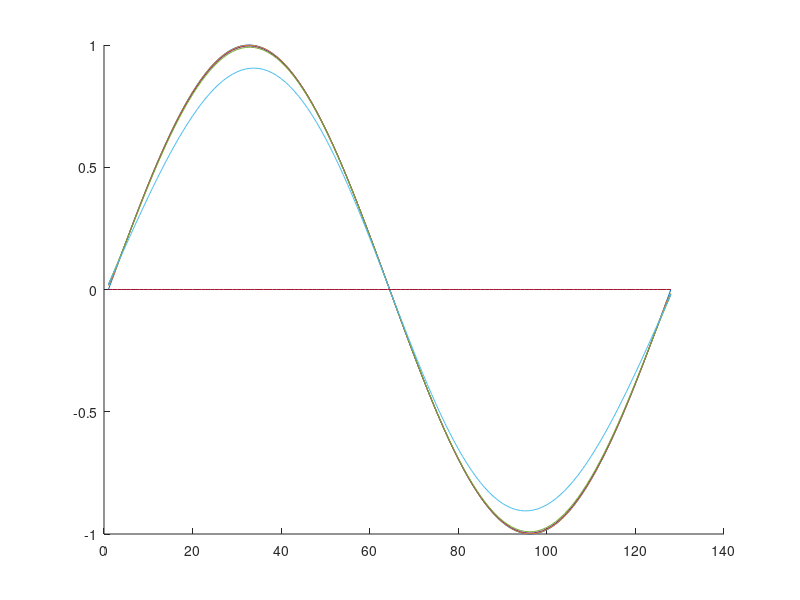
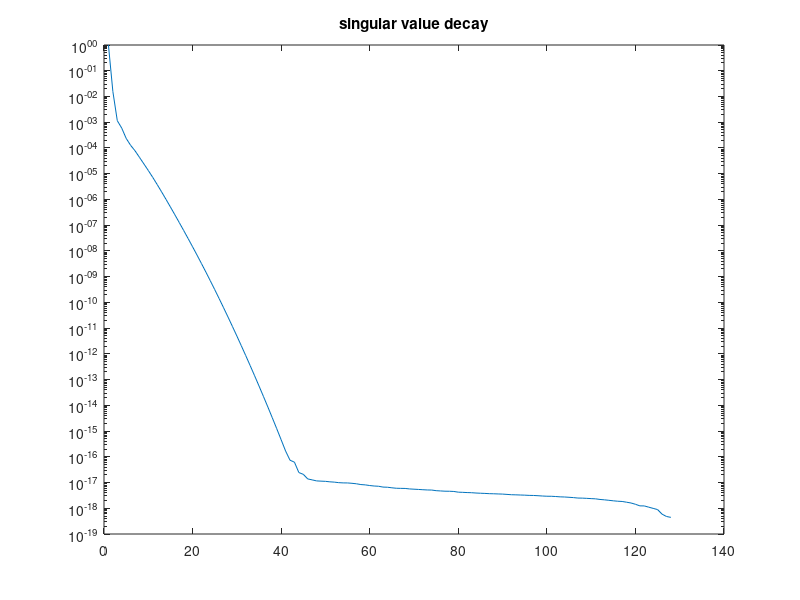
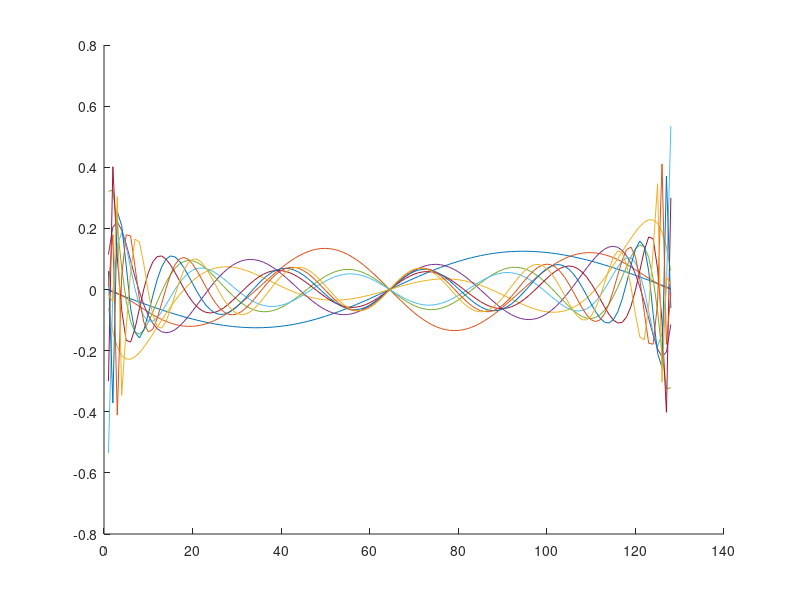

The MATLAB source for these figures, in order: (Note: this script raises an error after producing the figures.)
clear all;
close all;

rng(1); % for reproducibility

addpath('source/');

N = 128;

%% Burgers' model based on https://epubs.siam.org/doi/epdf/10.1137/19M1292448

Omega = [-1 1];
xs = linspace(Omega(1),Omega(2),N);
dx = (Omega(2)-Omega(1))/N;

dt = 1e-4;
t_end = 1;
nt = t_end/dt;

is = [1 2];
I = speye(N);

%% skew-symmetric convection operator for Burger's equation as described in
% https://www.sciencedirect.com/science/article/pii/S0021999124002523
index = @(x) mod(x-1,N)+1;
kron_ind = @(i,j) i+(j-1)*N;

C = zeros(N,N^2);
for i = 1:N
    C(i,kron_ind(index(i-1),index(i-1))) = 1; % u_{i-1}^2
    C(i,kron_ind(index(i+1),index(i+1))) = -1; % u_{i+1}^2
    C(i,kron_ind(index(i-1),i)) = 1; % u_i u_{i-1}
    C(i,kron_ind(index(i+1),i)) = -1; % u_i u_{i+1}
end

C = C/(3*dx);

F2 = @(x1,x2) C*kron(x1,x2);

%% negative semi-definite diffusion operator
D = -2*diag(ones(N,1)) + diag(ones(N-1,1),1) + diag(ones(N-1,1),-1);
D(N,1) = 1;
D(1,N) = 1;
D = D/dx^2;
mu = 1;

F1 = @(x) mu*D*x;

%% 
F1X = @(X) F1(X(:,1));         % same as F1 but with consistent notation
F2X = @(X) F2(X(:,1),X(:,2));  % enable storing variables in one matrix

Nu = 0; % input signal dimension


f = @(x,u) F1(x) + F2(x,x);


%% generate ROM basis construction data
X_b = zeros(N,nt+1);
U_b = zeros(Nu,nt+1); 
x0 = -sin(pi*xs)' ; % -> make intial condition satisfy periodic BC

t = 0;
x = x0;
u = U_b(:,1);

X_b(:,1) = x0;
% U_b(:,1) = u;

for i=1:nt
    x = x + dt*f(x,u);
    t = t + dt;
    u = U_b(:,i);

    X_b(:,i+1) = x;
    % U_b(:,i+1) = u;
end

%% state plots
figure; hold on
plot(X_b(:,1))
plot(X_b(:,2))
plot(X_b(:,3))
plot(X_b(:,5))
plot(X_b(:,10))
plot(X_b(:,100))
plot(X_b(:,end))

%% construct ROM basis via POD
[V,S,~] = svd(X_b,'econ');
n = 10;
Vn = V(:,1:n);

%% singular value decay
figure
semilogy(diag(S)/S(1,1))
title("singular value decay")

%% plot POD modes
figure; hold on
for i = 1:n
    plot(Vn(:,i))
end

%% construct intrusive operators
tA1 = precompute_rom_operator(F1X,Vn,1);

Jn2 = power2kron(n,2);
tA2 = precompute_rom_operator(F2X,Vn,2)*Jn2;


%% generate rank-sufficient snapshot data
tX0_pure = rank_suff_basis(n,is);
U0_pure = [];
XU = blkdiag(U0_pure,tX0_pure);
tX0 = XU(Nu+1:end,:);
U0 = XU(1:Nu,:);

nf = size(tX0,2);
tX1 = zeros(n,nf);

%% plot initial conditions

figure
hold on
for i = 1:nf
    plot(Vn*tX0(:,i))
end

%%

% compute time step estimate (3.10)
dt1 = dt_estimate(X_b,U_b,Vn(:,1),dt,is);

for i = 1:nf
    tX1(:,i) = Vn'*single_step(Vn*tX0(:,i),U0(:,i),dt1,f);
end

dot_tX = (tX1-tX0)/dt1;

%%
ns = 1:n;
nn = numel(ns);

B_errors = zeros(nn,1);
A1_errors = zeros(nn,1);
A2_errors = zeros(nn,1);

O_errors = zeros(nn,1);
condsD = zeros(nn,1);

n_is__ = n_is(n,is);

h_energy_error = zeros(nn,1);
t_energy_error = zeros(nn,1);

h_symmetry_error = zeros(nn,1);
t_symmetry_error = zeros(nn,1);

h_ROM_state_error = zeros(nn,1);
t_ROM_state_error = zeros(nn,1);

for j = 1:nn
    n_ = ns(j);
    n_is_ = n_is(n_,is);
    nf_ = sum(n_is_)+Nu;

    ks = [1:Nu+n_is_(1), Nu+n_is__(1)+1:Nu+n_is__(1)+n_is_(2)];

    tX0_ = tX0(1:n_,ks);
    dot_tX_ = dot_tX(1:n_,ks);
    U0_ = U0(:,ks);

    [O,A_inds,B_inds,condD] = opinf(dot_tX_,tX0_,U0_,is,true);
    hA1_ = O(:,A_inds(1,1):A_inds(1,2));
    hA2_ = O(:,A_inds(2,1):A_inds(2,2));
    hB_ = O(:,B_inds(1,1):B_inds(1,2));

    % tB_ = tB(1:n_,:);
    tA1_ = tA1(1:n_,1:n_is_(1));
    tA2_ = tA2(1:n_,1:n_is_(2));

    tO_ = [tA1_ tA2_];
    O_errors(j) = norm(O-tO_,"fro")/norm(tO_,"fro");

    condsD(j) = condD;


    %% compute energy-preserving constraint violation
    % eq. (19) in https://arxiv.org/pdf/2401.02889
    Jn_3 = power2kron(n_,3);
    In_2 = kron2power(n_,2);
    h_conv = hA2_*In_2;
    h_energy_error(j) = sum(abs(Jn_3'*h_conv(:)));
    t_conv = tA2_*In_2;
    t_energy_error(j) = sum(abs(Jn_3'*t_conv(:)));

    %% compute symmetry violation
    h_symmetry_error(j) = norm(hA1_ - hA1_')/norm(hA1_);
    t_symmetry_error(j) = norm(tA1_ - tA1_')/norm(tA1_);

    %% plot eigenvalues of diffusion matrix
    figure(316311)
    hold on
    semilogy(n_*ones(n_,1),-eig(tA1_),'bo', "DisplayName","intrusive", "MarkerSize",10)
    semilogy(n_*ones(n_,1),-eig(hA1_),'rx', "DisplayName","exactOpInf", "MarkerSize",10)
    ylabel("negated eigenvalues","Interpreter","latex", "FontSize",15)
    xlabel("ROM dimension","Interpreter","latex", "FontSize",15)
    set(gca, 'YScale', 'log')
    % legend("show")
    ylim([4 2e4])
    grid on
    box on
    legend("intrusive","exactOpInf","Location","northwest","Interpreter","latex", "FontSize",12)

    % computeROMStateError = true
    computeROMStateError = false
    if computeROMStateError
        %% compute avg ROM state error
        Vn_ = Vn(:,1:n_);
        tf = @(tx,u) tA1_*tx + tA2_*uniquepower(tx,2);
        hf = @(hx,u) hA1_*hx + hA2_*uniquepower(hx,2);

        tX_b = zeros(n_,nt+1);
        hX_b = zeros(n_,nt+1);
        % U_b = zeros(Nu,nt+1);
        t = 0;
        tx = Vn_'*x0;
        hx = Vn_'*x0;
        % u = U_b(:,1);

        tX_b(:,1) = tx;
        hX_b(:,1) = hx;
        % U_b(:,1) = u;

        for i=1:nt
            tx = single_step(tx,[],dt,tf);
            hx = single_step(hx,[],dt,hf);

            t = t + dt;
            % u = U_b(:,i);

            tX_b(:,i+1) = tx;
            hX_b(:,i+1) = hx;
            % U_b(:,i+1) = u;
        end

        t_ROM_state_error(j) = norm(Vn_*tX_b - X_b,"fro")/norm(X_b,"fro");
        h_ROM_state_error(j) = norm(Vn_*hX_b - X_b,"fro")/norm(X_b,"fro");
    end
end

savefig("figures/eig_vals.fig")
exportgraphics(gcf,"figures/eig_vals.pdf")

% figure
% hold on
% semilogy(ns,O_errors,'x-', 'LineWidth', 2,'DisplayName',"exactOpInf")
% ylabel("operator error")
% xlabel("ROM dimension")
% set(gca, 'YScale', 'log')
% grid on
% legend("show")


figure
hold on
semilogy(ns,h_energy_error,'x-', 'LineWidth', 2,'DisplayName',"exactOpInf", "MarkerSize",10)
semilogy(ns,t_energy_error,'+:', 'LineWidth', 2,'DisplayName',"intrusive", "MarkerSize",10)
ylabel("energy-preserving constraint violation","Interpreter","latex", "FontSize",15)
xlabel("ROM dimension","Interpreter","latex", "FontSize",15)
set(gca, 'YScale', 'log')
grid on
legend("show","Interpreter","latex", "FontSize",12)
legend("Location","northwest")
box on

savefig("figures/energy_violation.fig")
exportgraphics(gcf,"figures/energy_violation.pdf")

figure
hold on
semilogy(ns,h_symmetry_error,'x-', 'LineWidth', 2,'DisplayName',"exactOpInf", "MarkerSize",10)
semilogy(ns,t_symmetry_error,'+:', 'LineWidth', 2,'DisplayName',"intrusive", "MarkerSize",10)
ylabel("diffusion matrix symmetry violation","Interpreter","latex", "FontSize",15)
xlabel("ROM dimension","Interpreter","latex", "FontSize",15)
set(gca, 'YScale', 'log')
grid on
legend("show","Interpreter","latex", "FontSize",12)
legend("Location","northwest")
ylim([1e-17 1e-15])
box on

savefig("figures/symmetry_violation.fig")
exportgraphics(gcf,"figures/symmetry_violation.pdf")

if computeROMStateError
    figure
    hold on
    semilogy(ns,h_ROM_state_error,'x-', 'LineWidth', 2,'DisplayName',"exactOpInf", "MarkerSize",10)
    semilogy(ns,t_ROM_state_error,'+:', 'LineWidth', 2,'DisplayName',"intrusive", "MarkerSize",10)
    ylabel("relative average ROM state error","Interpreter","latex", "FontSize",15)
    xlabel("ROM dimension","Interpreter","latex", "FontSize",15)
    set(gca, 'YScale', 'log')
    grid on
    legend("show","Interpreter","latex", "FontSize",12)
    legend("Location","northeast")
    % ylim([1e-17 1e-15])
    box on

    savefig("figures/rom_state_error_burgers.fig")
    exportgraphics(gcf,"figures/rom_state_error_burgers.pdf")
end


%% visualize singular values
% figure; semilogy(diag(S),'o-')
% hold on

save("data/data_burgers","O_errors","condsD");


%% FOM solver running for one time step
function x_1 = single_step(x_0,u_0,dt,f)
    x_1 = x_0 + dt*f(x_0,u_0);
end
